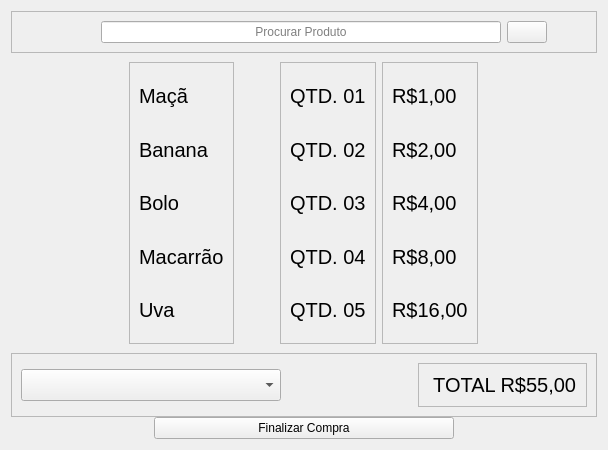
                <widget class="QWidget" name="tela_pdv_3">
                 <layout class="QVBoxLayout" name="verticalLayout_19">
                  <item>
                   <widget class="QWidget" name="tela_pdv_3_info_principal_4" native="true">
                    <layout class="QVBoxLayout" name="verticalLayout_21">
                     <property name="spacing">
                      <number>0</number>
                     </property>
                     <property name="leftMargin">
                      <number>0</number>
                     </property>
                     <property name="topMargin">
                      <number>0</number>
                     </property>
                     <property name="rightMargin">
                      <number>0</number>
                     </property>
                     <property name="bottomMargin">
                      <number>0</number>
                     </property>
                     <item alignment="Qt::AlignmentFlag::AlignHCenter|Qt::AlignmentFlag::AlignTop">
                      <widget class="QFrame" name="layout_pesquisar_produto_3">
                       <property name="minimumSize">
                        <size>
                         <width>500</width>
                         <height>0</height>
                        </size>
                       </property>
                       <property name="maximumSize">
                        <size>
                         <width>700</width>
                         <height>16777215</height>
                        </size>
                       </property>
                       <property name="styleSheet">
                        <string notr="true"/>
                       </property>
                       <property name="frameShape">
                        <enum>QFrame::Shape::StyledPanel</enum>
                       </property>
                       <property name="frameShadow">
                        <enum>QFrame::Shadow::Raised</enum>
                       </property>
                       <layout class="QHBoxLayout" name="horizontalLayout_10">
                        <item>
                         <spacer name="horizontalSpacer_3">
                          <property name="orientation">
                           <enum>Qt::Orientation::Horizontal</enum>
                          </property>
                          <property name="sizeType">
                           <enum>QSizePolicy::Policy::Minimum</enum>
                          </property>
                          <property name="sizeHint" stdset="0">
                           <size>
                            <width>80</width>
                            <height>20</height>
                           </size>
                          </property>
                         </spacer>
                        </item>
                        <item alignment="Qt::AlignmentFlag::AlignHCenter|Qt::AlignmentFlag::AlignVCenter">
                         <widget class="QLineEdit" name="input_pesquisar_produto_3">
                          <property name="minimumSize">
                           <size>
                            <width>400</width>
                            <height>0</height>
                           </size>
                          </property>
                          <property name="maximumSize">
                           <size>
                            <width>16777215</width>
                            <height>16777215</height>
                           </size>
                          </property>
                          <property name="styleSheet">
                           <string notr="true"/>
                          </property>
                          <property name="alignment">
                           <set>Qt::AlignmentFlag::AlignCenter</set>
                          </property>
                          <property name="placeholderText">
                           <string>Procurar Produto</string>
                          </property>
                         </widget>
                        </item>
                        <item alignment="Qt::AlignmentFlag::AlignRight">
                         <widget class="QPushButton" name="btn_pesquisar_produto_3">
                          <property name="maximumSize">
                           <size>
                            <width>50</width>
                            <height>16777215</height>
                           </size>
                          </property>
                          <property name="styleSheet">
                           <string notr="true">background-color: none;</string>
                          </property>
                          <property name="text">
                           <string/>
                          </property>
                          <property name="icon">
                           <iconset>
                            <normalon>:/icons/search.png</normalon>
                           </iconset>
                          </property>
                          <property name="iconSize">
                           <size>
                            <width>25</width>
                            <height>25</height>
                           </size>
                          </property>
                         </widget>
                        </item>
                        <item>
                         <spacer name="horizontalSpacer_8">
                          <property name="orientation">
                           <enum>Qt::Orientation::Horizontal</enum>
                          </property>
                          <property name="sizeHint" stdset="0">
                           <size>
                            <width>40</width>
                            <height>20</height>
                           </size>
                          </property>
                         </spacer>
                        </item>
                       </layout>
                      </widget>
                     </item>
                     <item alignment="Qt::AlignmentFlag::AlignHCenter|Qt::AlignmentFlag::AlignVCenter">
                      <widget class="QWidget" name="layout_resultado_procurar_produto_1" native="true">
                       <property name="sizePolicy">
                        <sizepolicy hsizetype="Preferred" vsizetype="Expanding">
                         <horstretch>0</horstretch>
                         <verstretch>0</verstretch>
                        </sizepolicy>
                       </property>
                       <property name="minimumSize">
                        <size>
                         <width>350</width>
                         <height>300</height>
                        </size>
                       </property>
                       <property name="maximumSize">
                        <size>
                         <width>16777215</width>
                         <height>16777215</height>
                        </size>
                       </property>
                       <layout class="QHBoxLayout" name="horizontalLayout_11">
                        <item alignment="Qt::AlignmentFlag::AlignLeft">
                         <widget class="QFrame" name="layout_nome_preco_produto_2">
                          <property name="styleSheet">
                           <string notr="true">font-size:20px;</string>
                          </property>
                          <property name="frameShape">
                           <enum>QFrame::Shape::StyledPanel</enum>
                          </property>
                          <property name="frameShadow">
                           <enum>QFrame::Shadow::Raised</enum>
                          </property>
                          <layout class="QVBoxLayout" name="verticalLayout_22">
                           <item>
                            <widget class="QLabel" name="txt_nome_produto_1">
                             <property name="styleSheet">
                              <string notr="true">font-size:20px;</string>
                             </property>
                             <property name="text">
                              <string>Maçã </string>
                             </property>
                            </widget>
                           </item>
                           <item>
                            <widget class="QLabel" name="txt_nome_produto_2">
                             <property name="styleSheet">
                              <string notr="true">font-size: 20px;
</string>
                             </property>
                             <property name="text">
                              <string>Banana</string>
                             </property>
                            </widget>
                           </item>
                           <item>
                            <widget class="QLabel" name="txt_nome_produto_3">
                             <property name="text">
                              <string>Bolo</string>
                             </property>
                            </widget>
                           </item>
                           <item>
                            <widget class="QLabel" name="txt_nome_produto_4">
                             <property name="text">
                              <string>Macarrão</string>
                             </property>
                            </widget>
                           </item>
                           <item>
                            <widget class="QLabel" name="txt_nome_produto_5">
                             <property name="text">
                              <string>Uva</string>
                             </property>
                            </widget>
                           </item>
                          </layout>
                         </widget>
                        </item>
                        <item>
                         <spacer name="horizontalSpacer_4">
                          <property name="orientation">
                           <enum>Qt::Orientation::Horizontal</enum>
                          </property>
                          <property name="sizeHint" stdset="0">
                           <size>
                            <width>40</width>
                            <height>20</height>
                           </size>
                          </property>
                         </spacer>
                        </item>
                        <item>
                         <widget class="QFrame" name="frame_3">
                          <property name="styleSheet">
                           <string notr="true">font-size:20px;</string>
                          </property>
                          <property name="frameShape">
                           <enum>QFrame::Shape::StyledPanel</enum>
                          </property>
                          <property name="frameShadow">
                           <enum>QFrame::Shadow::Raised</enum>
                          </property>
                          <layout class="QVBoxLayout" name="verticalLayout_23">
                           <item>
                            <widget class="QLabel" name="txt_quantidade_1">
                             <property name="styleSheet">
                              <string notr="true">font-size: 20px;</string>
                             </property>
                             <property name="text">
                              <string>QTD. 01</string>
                             </property>
                            </widget>
                           </item>
                           <item>
                            <widget class="QLabel" name="txt_quantidade_2">
                             <property name="text">
                              <string>QTD. 02</string>
                             </property>
                            </widget>
                           </item>
                           <item>
                            <widget class="QLabel" name="txt_quantidade_3">
                             <property name="text">
                              <string>QTD. 03</string>
                             </property>
                            </widget>
                           </item>
                           <item>
                            <widget class="QLabel" name="txt_quantidade_4">
                             <property name="text">
                              <string>QTD. 04</string>
                             </property>
                            </widget>
                           </item>
                           <item>
                            <widget class="QLabel" name="txt_quantidade_5">
                             <property name="text">
                              <string>QTD. 05</string>
                             </property>
                            </widget>
                           </item>
                          </layout>
                         </widget>
                        </item>
                        <item>
                         <widget class="QFrame" name="layout_valores_produtos">
                          <property name="styleSheet">
                           <string notr="true">font-size:20px;</string>
                          </property>
                          <property name="frameShape">
                           <enum>QFrame::Shape::StyledPanel</enum>
                          </property>
                          <property name="frameShadow">
                           <enum>QFrame::Shadow::Raised</enum>
                          </property>
                          <layout class="QVBoxLayout" name="verticalLayout_24">
                           <item>
                            <widget class="QLabel" name="txt_valor_1">
                             <property name="styleSheet">
                              <string notr="true">font-size: 20px;</string>
                             </property>
                             <property name="text">
                              <string>R$1,00</string>
                             </property>
                            </widget>
                           </item>
                           <item>
                            <widget class="QLabel" name="txt_valor_2">
                             <property name="text">
                              <string>R$2,00</string>
                             </property>
                            </widget>
                           </item>
                           <item>
                            <widget class="QLabel" name="txt_valor_3">
                             <property name="text">
                              <string>R$4,00</string>
                             </property>
                            </widget>
                           </item>
                           <item>
                            <widget class="QLabel" name="txt_valor_4">
                             <property name="text">
                              <string>R$8,00</string>
                             </property>
                            </widget>
                           </item>
                           <item>
                            <widget class="QLabel" name="txt_valor_15">
                             <property name="text">
                              <string>R$16,00</string>
                             </property>
                            </widget>
                           </item>
                          </layout>
                         </widget>
                        </item>
                       </layout>
                      </widget>
                     </item>
                     <item>
                      <widget class="QFrame" name="layout_total_forma_pagamento">
                       <property name="frameShape">
                        <enum>QFrame::Shape::StyledPanel</enum>
                       </property>
                       <property name="frameShadow">
                        <enum>QFrame::Shadow::Raised</enum>
                       </property>
                       <layout class="QHBoxLayout" name="horizontalLayout_31">
                        <item alignment="Qt::AlignmentFlag::AlignLeft">
                         <widget class="QComboBox" name="input_forma_pagamento">
                          <property name="minimumSize">
                           <size>
                            <width>260</width>
                            <height>0</height>
                           </size>
                          </property>
                          <property name="styleSheet">
                           <string notr="true">font-size: 20px;</string>
                          </property>
                          <property name="editable">
                           <bool>false</bool>
                          </property>
                          <property name="currentText">
                           <string/>
                          </property>
                          <property name="currentIndex">
                           <number>-1</number>
                          </property>
                          <property name="maxVisibleItems">
                           <number>10</number>
                          </property>
                          <property name="placeholderText">
                           <string>Forma de Pagamento</string>
                          </property>
                          <item>
                           <property name="text">
                            <string>Pix</string>
                           </property>
                          </item>
                          <item>
                           <property name="text">
                            <string>Cartão de Crédito</string>
                           </property>
                          </item>
                          <item>
                           <property name="text">
                            <string>Cartão de Débito</string>
                           </property>
                          </item>
                          <item>
                           <property name="text">
                            <string>Dinheiro</string>
                           </property>
                          </item>
                         </widget>
                        </item>
                        <item alignment="Qt::AlignmentFlag::AlignRight">
                         <widget class="QFrame" name="frame_11">
                          <property name="frameShape">
                           <enum>QFrame::Shape::StyledPanel</enum>
                          </property>
                          <property name="frameShadow">
                           <enum>QFrame::Shadow::Raised</enum>
                          </property>
                          <layout class="QHBoxLayout" name="horizontalLayout_32">
                           <item alignment="Qt::AlignmentFlag::AlignRight">
                            <widget class="QLabel" name="label_14">
                             <property name="styleSheet">
                              <string notr="true">font-size: 20px;</string>
                             </property>
                             <property name="text">
                              <string> TOTAL R$55,00</string>
                             </property>
                            </widget>
                           </item>
                          </layout>
                         </widget>
                        </item>
                       </layout>
                      </widget>
                     </item>
                     <item alignment="Qt::AlignmentFlag::AlignHCenter">
                      <widget class="QPushButton" name="btn_finalizar_compra">
                       <property name="minimumSize">
                        <size>
                         <width>300</width>
                         <height>0</height>
                        </size>
                       </property>
                       <property name="text">
                        <string>Finalizar Compra</string>
                       </property>
                      </widget>
                     </item>
                    </layout>
                   </widget>
                  </item>
                 </layout>
                </widget>
